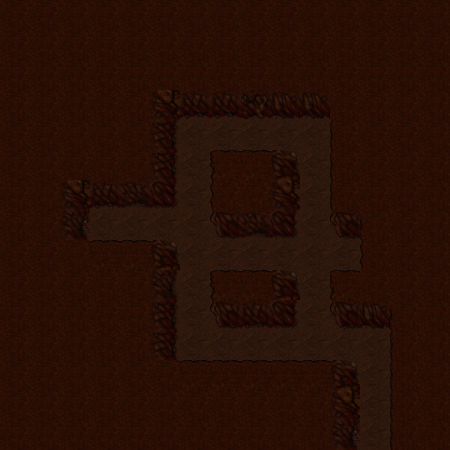

A 2D game scene composited from a Tiled map and its tileset images. What follows is a short description and the map's XML, with every tile layer's data as written:
An orthogonal 15x15 tile map with 30x30 px tiles, 1 tile layer (main).

<map version="1.0" orientation="orthogonal" renderorder="right-down" width="15" height="15" tilewidth="30" tileheight="30" nextobjectid="1">
 <tileset firstgid="1" name="sourceimage" tilewidth="30" tileheight="30" tilecount="165">
  <image source="../images/sourceimage.png" width="450" height="330" />
 </tileset>
 <layer name="main" width="15" height="15">
  <data>
   <tile gid="148" />
   <tile gid="148" />
   <tile gid="148" />
   <tile gid="148" />
   <tile gid="148" />
   <tile gid="148" />
   <tile gid="148" />
   <tile gid="148" />
   <tile gid="148" />
   <tile gid="148" />
   <tile gid="148" />
   <tile gid="148" />
   <tile gid="148" />
   <tile gid="148" />
   <tile gid="148" />
   <tile gid="148" />
   <tile gid="148" />
   <tile gid="148" />
   <tile gid="148" />
   <tile gid="148" />
   <tile gid="148" />
   <tile gid="148" />
   <tile gid="148" />
   <tile gid="148" />
   <tile gid="148" />
   <tile gid="148" />
   <tile gid="148" />
   <tile gid="148" />
   <tile gid="148" />
   <tile gid="148" />
   <tile gid="148" />
   <tile gid="148" />
   <tile gid="148" />
   <tile gid="148" />
   <tile gid="148" />
   <tile gid="148" />
   <tile gid="148" />
   <tile gid="148" />
   <tile gid="148" />
   <tile gid="148" />
   <tile gid="148" />
   <tile gid="148" />
   <tile gid="148" />
   <tile gid="148" />
   <tile gid="148" />
   <tile gid="148" />
   <tile gid="148" />
   <tile gid="148" />
   <tile gid="148" />
   <tile gid="148" />
   <tile gid="126" />
   <tile gid="55" />
   <tile gid="55" />
   <tile gid="56" />
   <tile gid="57" />
   <tile gid="57" />
   <tile gid="148" />
   <tile gid="148" />
   <tile gid="148" />
   <tile gid="148" />
   <tile gid="148" />
   <tile gid="148" />
   <tile gid="148" />
   <tile gid="148" />
   <tile gid="148" />
   <tile gid="37" />
   <tile gid="63" />
   <tile gid="63" />
   <tile gid="63" />
   <tile gid="63" />
   <tile gid="63" />
   <tile gid="131" />
   <tile gid="148" />
   <tile gid="148" />
   <tile gid="148" />
   <tile gid="148" />
   <tile gid="148" />
   <tile gid="148" />
   <tile gid="148" />
   <tile gid="148" />
   <tile gid="37" />
   <tile gid="63" />
   <tile gid="109" />
   <tile gid="117" />
   <tile gid="111" />
   <tile gid="63" />
   <tile gid="146" />
   <tile gid="148" />
   <tile gid="148" />
   <tile gid="148" />
   <tile gid="148" />
   <tile gid="148" />
   <tile gid="126" />
   <tile gid="55" />
   <tile gid="50" />
   <tile gid="52" />
   <tile gid="63" />
   <tile gid="34" />
   <tile gid="36" />
   <tile gid="126" />
   <tile gid="63" />
   <tile gid="161" />
   <tile gid="148" />
   <tile gid="148" />
   <tile gid="148" />
   <tile gid="148" />
   <tile gid="148" />
   <tile gid="141" />
   <tile gid="63" />
   <tile gid="63" />
   <tile gid="63" />
   <tile gid="63" />
   <tile gid="49" />
   <tile gid="50" />
   <tile gid="52" />
   <tile gid="63" />
   <tile gid="54" />
   <tile gid="58" />
   <tile gid="21" />
   <tile gid="148" />
   <tile gid="148" />
   <tile gid="148" />
   <tile gid="148" />
   <tile gid="117" />
   <tile gid="117" />
   <tile gid="111" />
   <tile gid="63" />
   <tile gid="63" />
   <tile gid="63" />
   <tile gid="63" />
   <tile gid="63" />
   <tile gid="63" />
   <tile gid="39" />
   <tile gid="21" />
   <tile gid="148" />
   <tile gid="148" />
   <tile gid="148" />
   <tile gid="148" />
   <tile gid="148" />
   <tile gid="148" />
   <tile gid="22" />
   <tile gid="63" />
   <tile gid="109" />
   <tile gid="117" />
   <tile gid="111" />
   <tile gid="63" />
   <tile gid="116" />
   <tile gid="148" />
   <tile gid="148" />
   <tile gid="148" />
   <tile gid="148" />
   <tile gid="148" />
   <tile gid="148" />
   <tile gid="148" />
   <tile gid="148" />
   <tile gid="37" />
   <tile gid="63" />
   <tile gid="49" />
   <tile gid="51" />
   <tile gid="52" />
   <tile gid="63" />
   <tile gid="54" />
   <tile gid="57" />
   <tile gid="58" />
   <tile gid="148" />
   <tile gid="148" />
   <tile gid="148" />
   <tile gid="148" />
   <tile gid="148" />
   <tile gid="148" />
   <tile gid="156" />
   <tile gid="63" />
   <tile gid="63" />
   <tile gid="63" />
   <tile gid="63" />
   <tile gid="63" />
   <tile gid="63" />
   <tile gid="63" />
   <tile gid="131" />
   <tile gid="148" />
   <tile gid="148" />
   <tile gid="148" />
   <tile gid="148" />
   <tile gid="148" />
   <tile gid="148" />
   <tile gid="148" />
   <tile gid="117" />
   <tile gid="117" />
   <tile gid="117" />
   <tile gid="117" />
   <tile gid="117" />
   <tile gid="111" />
   <tile gid="63" />
   <tile gid="131" />
   <tile gid="148" />
   <tile gid="148" />
   <tile gid="148" />
   <tile gid="148" />
   <tile gid="148" />
   <tile gid="148" />
   <tile gid="148" />
   <tile gid="148" />
   <tile gid="148" />
   <tile gid="148" />
   <tile gid="148" />
   <tile gid="148" />
   <tile gid="126" />
   <tile gid="63" />
   <tile gid="146" />
   <tile gid="148" />
   <tile gid="148" />
   <tile gid="148" />
   <tile gid="148" />
   <tile gid="148" />
   <tile gid="148" />
   <tile gid="148" />
   <tile gid="148" />
   <tile gid="148" />
   <tile gid="148" />
   <tile gid="148" />
   <tile gid="148" />
   <tile gid="141" />
   <tile gid="63" />
   <tile gid="161" />
   <tile gid="148" />
  </data>
 </layer>
</map>
